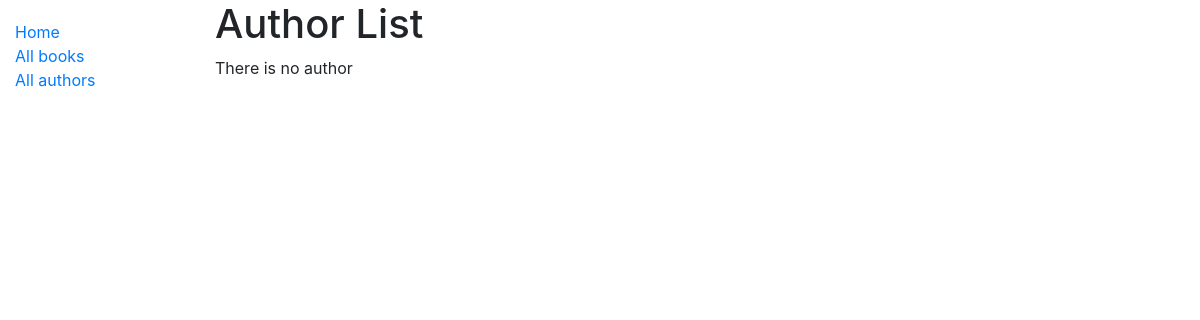
The app's page /catalog/authors/, older data.
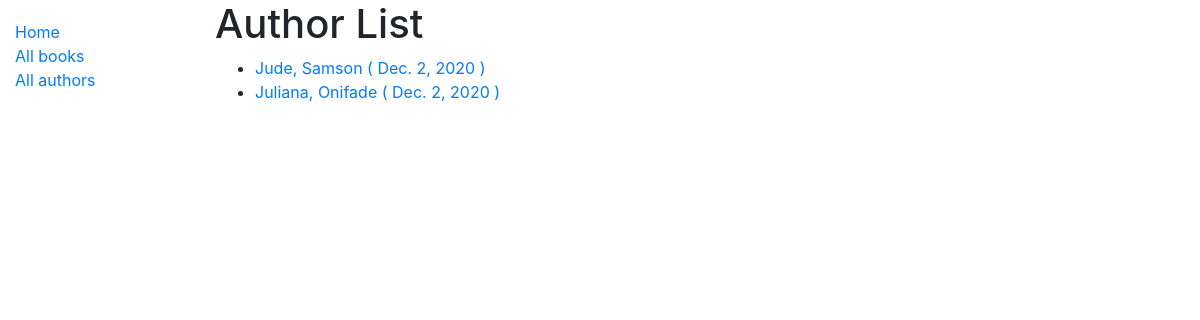
The same page, newer data.
### catalog/models.py (models this page shows, shortened)
class Author(models.Model):
    first_name = models.CharField(max_length=100)
    last_name = models.CharField(max_length=100)
    date_of_birth = models.DateField(null=True, blank=True)
    date_of_death = models.DateField('Died', null=True, blank=True)
    class Meta:
        ordering = ['last_name', 'first_name']
    def get_absolute_url(self):
        return reverse('author-detail', args=[str(self.id)])

### catalog/views.py (the view)
# urls.py: path('authors/', views.AuthorListView.as_view(), name='authors'),
class AuthorListView(generic.ListView):
    model = Author

### catalog/templates/catalog/author_list.html
{% extends 'base_generic.html' %}
{% block content %}
  <h1>Author List</h1>
  {% if author_list %}
    <ul>
      {% for author in author_list %}
      <li>
        <a href="{{ author.get_absolute_url }}">{{ author.last_name }},
          {{ author.first_name }} ( {{ author.date_of_birth}} )</a>
      </li>
      {% endfor %}
    </ul>
  {% else %}
    <p> There is no author</p>
  {% endif %}
{% endblock%}

Row changes from the older to the newer data that the page shows:
added Author: last_name "Jude", first_name "Samson", date_of_birth "Dec. 2, 2020"
added Author: last_name "Juliana", first_name "Onifade", date_of_birth "Dec. 2, 2020"
Text that changed along with them:
text no longer shown: "There is no author"
